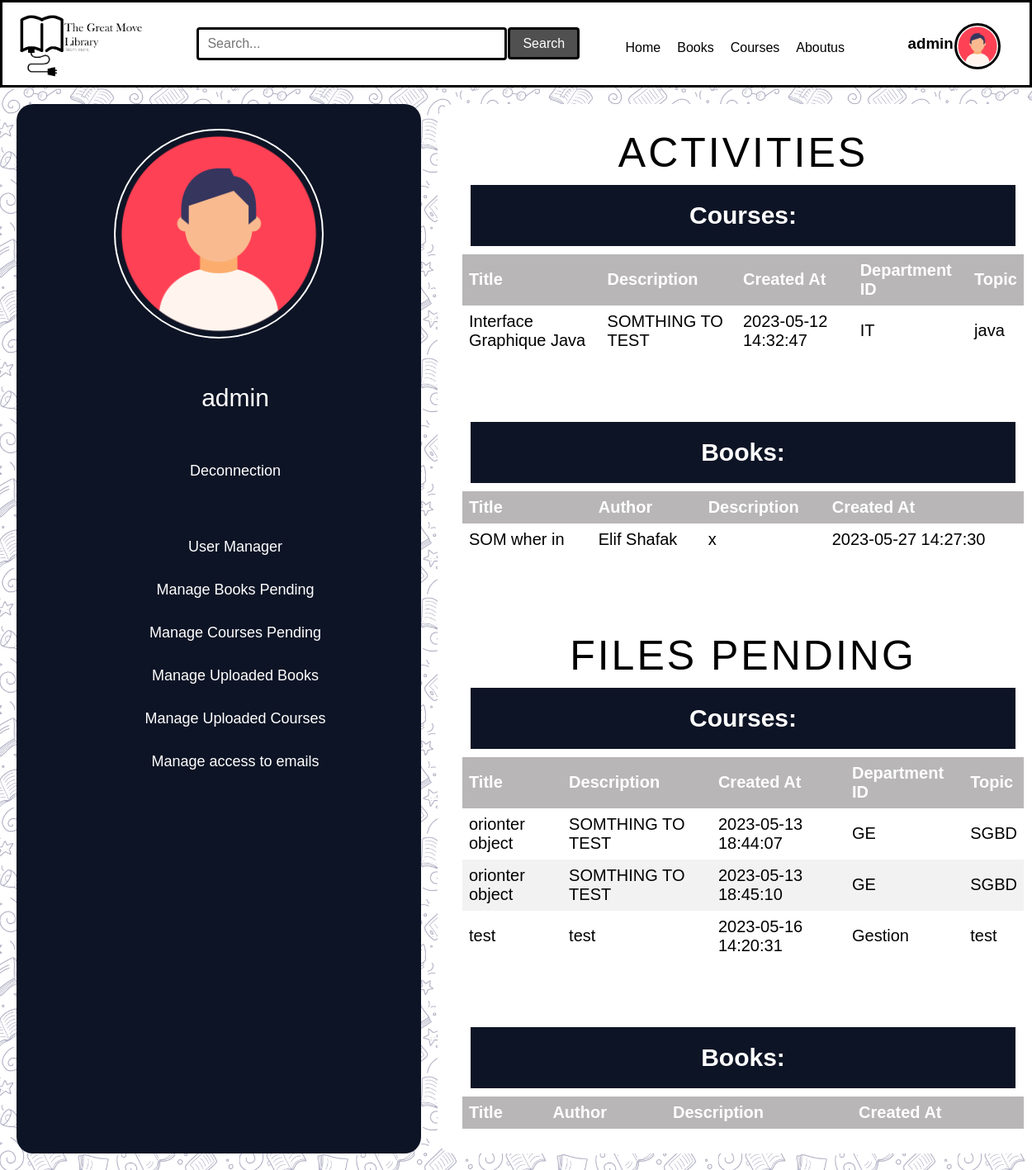
The app's page /profile.php (signed in) with its own data.
### tables this page shows
CREATE TABLE `users` (
  `id` int NOT NULL AUTO_INCREMENT,
  `username` varchar(255) NOT NULL,
  `password` varchar(255) NOT NULL,
  `email` varchar(255) NOT NULL,
  `role` enum('teacher','student') NOT NULL,
  `created_at` timestamp NOT NULL DEFAULT CURRENT_TIMESTAMP,
  PRIMARY KEY (`id`)
);

CREATE TABLE `lessons` (
  `id` int NOT NULL AUTO_INCREMENT,
  `title` varchar(255) NOT NULL,
  `description` text,
  `file_path` varchar(255) NOT NULL,
  `teacher_id` int NOT NULL,
  `created_at` timestamp NOT NULL DEFAULT CURRENT_TIMESTAMP,
  `department_id` varchar(50) NOT NULL,
  `topec` varchar(50) NOT NULL,
  `class_level` int NOT NULL,
  PRIMARY KEY (`id`),
  KEY `teacher_id` (`teacher_id`),
  CONSTRAINT `lessons_ibfk_1` FOREIGN KEY (`teacher_id`) REFERENCES `users` (`id`)
);

CREATE TABLE `books` (
  `id` int NOT NULL AUTO_INCREMENT,
  `title` varchar(255) NOT NULL,
  `author` varchar(255) NOT NULL,
  `description` text,
  `file_path` varchar(255) NOT NULL,
  `cover_path` varchar(255) NOT NULL,
  `user_id` int NOT NULL,
  `created_at` timestamp NOT NULL DEFAULT CURRENT_TIMESTAMP,
  PRIMARY KEY (`id`),
  KEY `books_ibfk_1` (`user_id`),
  CONSTRAINT `books_ibfk_1` FOREIGN KEY (`user_id`) REFERENCES `users` (`id`)
);

CREATE TABLE `lessonspenting` (
  `id` int NOT NULL AUTO_INCREMENT,
  `title` varchar(255) NOT NULL,
  `description` text,
  `file_path` varchar(255) NOT NULL,
  `teacher_id` int NOT NULL,
  `created_at` timestamp NOT NULL DEFAULT CURRENT_TIMESTAMP,
  `department_id` varchar(50) NOT NULL,
  `topec` varchar(50) NOT NULL,
  `class_level` int NOT NULL,
  PRIMARY KEY (`id`)
);

### profile.php (the view, shortened to what this page needs)
<?php
include 'navANDhead.php';
require_once('connbd.php');
$login = $_SESSION['login'];
$query = "SELECT * FROM users where username ='$login'";
$userdata = $db->prepare($query);
$userdata->execute();
$result = $userdata->fetch(PDO::FETCH_ASSOC);
$id = $result["id"];
$queryCourses = "SELECT * FROM lessons WHERE teacher_id='$id'";
$courseData = $db->prepare($queryCourses);
$courseData->execute();
$courses = $courseData->fetchAll(PDO::FETCH_ASSOC);
$queryBooks = "SELECT * FROM books WHERE user_id='$id'";
$bookData = $db->prepare($queryBooks);
$bookData->execute();
$books = $bookData->fetchAll(PDO::FETCH_ASSOC);
$queryCoursesp = "SELECT * FROM lessonspenting WHERE teacher_id='$id'";
$courseDatap = $db->prepare($queryCoursesp);
$courseDatap->execute();
$coursesp = $courseDatap->fetchAll(PDO::FETCH_ASSOC);
?>
<!DOCTYPE html>
<html lang="en">
<head>
    <link rel="stylesheet" href="https://cdnjs.cloudflare.com/ajax/libs/font-awesome/4.7.0/css/font-awesome.min.css">
    <link rel="stylesheet" href="profile.css">
</head>
<body>
    <div class="container">
        <div class="box">
            <img src="Profile-Icon-SVG-09856789.png" alt="">
            <ul>
                <li><?php
                    echo $result['username'];
                    ?></li>
                    <li>
                    <a href="logout.php"><input type="button" value="Deconnection"></a>
                    </li>
                <?php
                if ($_SESSION['login'] == "admin") {
                ?>
                    <li>
                        <a href="UsersControle.php"><input type="button" value="User Manager"></a>
                        <a href="ShowPendingBooks.php"><input type="button" value="Manage Books Pending"></a>
                        <a href="ShowPendingCourses.php"><input type="button" value="Manage Courses Pending"></a>
                        <a href="ShowUplodedBooks.php"><input type="button" value="Manage Uploaded Books"></a>
                        <a href="ShowUplodedCourses.php"><input type="button" value="Manage Uploaded Courses"></a>
                        <a href="showtmailslogin.php"><input type="button" value="Manage access to emails"></a>
                    </li>
                <?php
                }
                ?>
            </ul>
        </div>
        <div class="About">
            <h1>Activities</h1>
            <div>
                <div id="courses">
                    <h2>Courses:</h2>
                    <table>
                        <thead>
                            <tr>
                                <th>Title</th>
                                <th>Description</th>
                                <th>Created At</th>
                                <th>Department ID</th>
                                <th>Topic</th>
                            </tr>
                        </thead>
                        <tbody>
                            <?php foreach ($courses as $course) : ?>
                                <tr>
                                    <td><?php echo $course['title']; ?></td>
                                    <td><?php echo $course['description']; ?></td>
                                    <td><?php echo $course['created_at']; ?></td>
                                    <td><?php echo $course['department_id']; ?></td>
                                    <td><?php echo $course['topec']; ?></td>
                                </tr>
                            <?php endforeach; ?>
                        </tbody>
                    </table>
                </div>
                <br><br><br>
                <div id="books">
                    <h2>Books:</h2>
                    <table>
                        <thead>
                            <tr>
                                <th>Title</th>
                                <th>Author</th>
                                <th>Description</th>
                                <th>Created At</th>
                            </tr>
                        </thead>
                        <tbody>
                            <?php foreach ($books as $book) : ?>
                                <tr>
                                    <td><?php echo $book['title']; ?></td>
                                    <td><?php echo $book['author']; ?></td>
                                    <td><?php echo $book['description']; ?></td>
                                    <td><?php echo $book['created_at']; ?></td>
                                </tr>
                            <?php endforeach; ?>
                        </tbody>
                    </table>
                </div>
            </div>
            <br><br><br><br>
            <h1>Files Pending</h1>
            <div>
                <div id="courses">
                    <h2>Courses:</h2>
                    <table>
                        <thead>
                            <tr>
                                <th>Title</th>
                                <th>Description</th>
                                <th>Created At</th>
                                <th>Department ID</th>
                                <th>Topic</th>
                            </tr>
                        </thead>
                        <tbody>
                            <?php foreach ($coursesp as $course) : ?>
                                <tr>
                                    <td><?php echo $course['title']; ?></td>
                                    <td><?php echo $course['description']; ?></td>
                                    <td><?php echo $course['created_at']; ?></td>
                                    <td><?php echo $course['department_id']; ?></td>
                                    <td><?php echo $course['topec']; ?></td>
                                </tr>
                            <?php endforeach; ?>
                        </tbody>
                    </table>
                </div>
                <br><br><br>
                <div id="books">
                    <h2>Books:</h2>
                    <table>
                        <thead>
                            <tr>
                                <th>Title</th>
                                <th>Author</th>
                                <th>Description</th>
                                <th>Created At</th>
                            </tr>
                        </thead>
                    </table>
                </div>
            </div>
        </div>
    </div>
</body>
</html>

### navANDhead.php (shortened to what this page needs)
<?php
require_once('connbd.php');?>
<!DOCTYPE html>
<html lang="en">
<head>
    <link rel="stylesheet" href="css/style.css">
    <link rel="stylesheet" href="css/booksstyle.css">
</head>
<body>
<header>
    <div class="header-container">
        <h1><a href="index.php"><img src="resorses/logo.png" width="190"></a></h1>
        <form method="get" action="search.php" class="search-form">
            <input type="text" name="search" class="search-input" placeholder="Search...">
            <input type="submit" value="Search" class="search-submit">
        </form>
        <nav class="nava">
            <ul>
                <li class="nava"><a href="index.php">Home</a></li>
                <li class="nava"><a href="books.php">Books</a></li>
                <li class="nava"><a href="Courses.php">Courses</a></li>
                <li class="nava"><a href="aboutpage.php">Aboutus</a></li>
            </ul>
        </nav>
        <div class="user-info">
            <h3 class="user-name">
                 <?php
                 if(isset($_SESSION['login'])){
                 $login=$_SESSION['login'];
                    $query = "SELECT * FROM users where username='$login'";
                    $user = $db->query($query)->fetchAll(PDO::FETCH_ASSOC);
                    foreach ($user as $user3):
                    echo $user3['username'];
                    endforeach;}
                    else{
                        echo "Guest";
                    }
                ?>
            </h3>
            <a href="profile.php"><img src="Profile-Icon-SVG-09856789.png" alt="Profile photo" class="profile-photo"></a>
        </div>
    </div>
</header>

### css/style.css (style rules this page uses)
body { font-family: Arial, sans-serif; background-color: white; background-image: url(../Src/assets/main.png); background-size: 290px; }
header { background-color: white; color: #000000; padding: 0px; border: 3px solid black; padding-right: 3%; }
h1 { margin: 0; text-align: center; justify-content: center; }
nav ul { margin: 0; padding: 0; list-style: none; display: flex; text-decoration: none; justify-content: space-between; border: #000000; border-color: #000000; }
nav li { margin: 0 10px; }
nav a { color: #000000; text-decoration: none; }
a:link { text-decoration: none; }
h2 { margin: 0; padding-bottom: 10px; background-color: rgb(0, 0, 0); color : white; padding : 20px; margin: 10px; border-radius: 0px; text-align: center; justify-content: center; }
h3,p { font-family:Verdana; margin: auto; width: 25%; padding: 10px; }
a { display: block; margin-top: 10px; text-decoration: none; color : black; }
.profile-photo { width: 100px; height: 100px; border-radius: 50%; }
.header-container { display: flex; justify-content: space-between; align-items: center; }
.profile-photo { width: 50px; height: 50px; border-radius: 50%; margin-left: 5%; border: 3px solid black; }
.user-info { display: flex; align-items: center; color:#000000; }
.user-name { color : black; font-family: 'Gill Sans', 'Gill Sans MT', Calibri, 'Trebuchet MS', sans-serif; }
.search-form { display: flex; align-items: center; gap: 1px; }
.search-input { flex: 1; padding: 8px 10px; font-size: 16px; border: 3px solid #000000; border-radius: 4px; height: 18px; width: 350px; }
.search-submit { border: 3px solid #000000; padding: 8px 15px; font-size: 16px; background-color: #505050; color: white; border-radius: 4px; height: 39px; }

### css/booksstyle.css (style rules this page uses)
table { border-collapse: collapse; width: 100%; }
th, td { text-align: left; padding: 8px; }
th { background-color: rgba(137, 134, 134, 0.6); color: white; }
tr:nth-child(even) { background-color: #f2f2f2; }
a { text-decoration: none; color: #0077FF; }

### css/profile.css (style rules this page uses)
body { margin-top: 20px; color: #000000; text-align: left; background-color: #e2e8f0; }

### profile.php (style rules this page uses)
body { margin: 0; padding: 0; font-family: 'Poppins', sans-serif; background-color: #ddd; align-items: center; justify-content: center; }
.container { display: flex; width: 100%; height: 100%; padding: 20px 20px; }
.box { flex: 30%; display: table; align-items: center; text-align: center; font-size: 20px; background-color: #0d1425; color: #fff; padding: 30px 30px; border-radius: 20px; }
.box img { border-radius: 50%; border: 2px solid #fff; height: 250px; width: 250px; }
.box ul { margin-top: 30px; font-size: 30px; text-align: center; }
.box ul li { list-style: none; margin-top: 50px; font-weight: 100; }
.About { margin-left: 20px; flex: 50%; display: table; padding: 30px 30px; font-size: 20px; background-color: #fff; border-radius: 20px; }
.About h1 { text-transform: uppercase; letter-spacing: 3px; font-size: 50px; font-weight: 500; }
.box ul li input[type="button"] { padding: 10px 20px; font-size: 18px; background-color: #0d1425; color: #fff; border: none; border-radius: 50px; cursor: pointer; transition: background-color 0.3s ease; }
h2 { background-color: #0d1425; }

### records on screen
users: username "admin"
lessons: title "Interface Graphique Java", description "SOMTHING TO TEST", created_at "2023-05-12 14:32:47", department "IT", topec "java"
books: title "SOM wher in", author "Elif Shafak", description "x", created_at "2023-05-27 14:27:30"
lessonspenting: title "orionter object", description "SOMTHING TO TEST", created_at "2023-05-13 18:44:07", department "GE", topec "SGBD"
lessonspenting: title "orionter object", description "SOMTHING TO TEST", created_at "2023-05-13 18:45:10", department "GE", topec "SGBD"
lessonspenting: title "test", description "test", created_at "2023-05-16 14:20:31", department "Gestion", topec "test"
